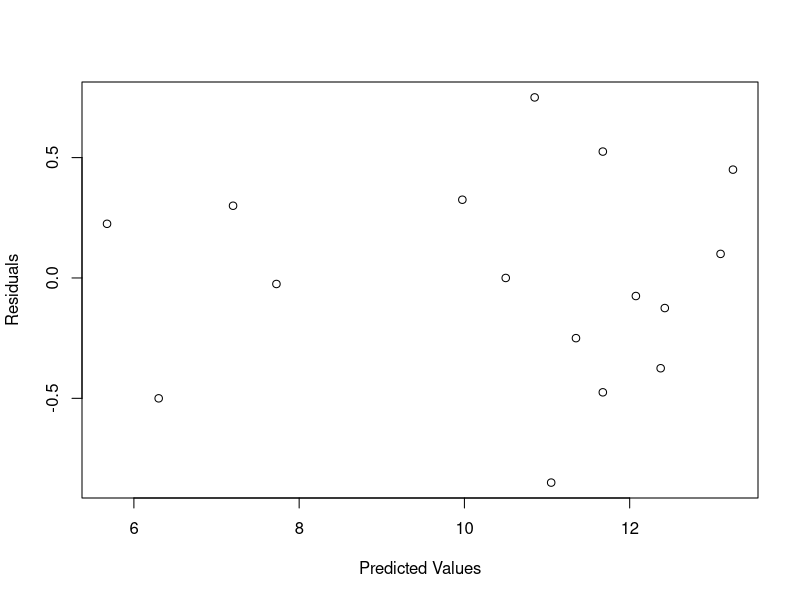

Recreate this plot in R. (Note: this script raises an error after producing the figure.)
#BIOL933, Lab 5
#Example 2, unreplicated Latin Square

#Read in, re-classify, and inspect the data
LS_dat <- read.csv("Data/Lab5ex2.csv")

#Inform R that Row and Col are factors
LS_dat<-as.data.frame(LS_dat)
LS_dat$Row<-as.factor(LS_dat$Row)
LS_dat$Col<-as.factor(LS_dat$Col)
LS_dat$Trtmt<-as.factor(LS_dat$Trtmt)
str(LS_dat, give.attr=F)

#The ANOVA
LS_mod<-lm(Response ~ Row + Col + Trtmt, LS_dat)
anova(LS_mod)

#TESTING ASSUMPTIONS
#Generate residual and predicted values
LS_dat$resids <- residuals(LS_mod)
LS_dat$preds <- predict(LS_mod)

#Look at a plot of residual vs. predicted values
plot(resids ~ preds, data = LS_dat,
     xlab = "Predicted Values",
     ylab = "Residuals")

#Perform a Shapiro-Wilk test for normality of residuals
shapiro.test(LS_dat$resids)

#Perform Levene's Test for homogenity of variances among treatment levels
library(car)
leveneTest(Response ~ Trtmt, data = LS_dat)

#Testing for significance of the Row*Col interaction
LS_RC_mod<-lm(Response ~ Row + Col, LS_dat)
RC_preds <- predict(LS_RC_mod)
LS_dat$RC_sqpreds <- RC_preds^2

LS_RC_Tukey_mod<-lm(Response ~ Row + Col + RC_sqpreds, LS_dat)
anova(LS_RC_Tukey_mod)

#Testing for significance of the Row*Trtmt interaction
LS_RT_mod<-lm(Response ~ Row + Trtmt, LS_dat)
RT_preds <- predict(LS_RT_mod)
LS_dat$RT_sqpreds <- RT_preds^2

LS_RT_Tukey_mod<-lm(Response ~ Row + Trtmt + RT_sqpreds, LS_dat)
anova(LS_RT_Tukey_mod)

#Testing for significance of the Col*Trtmt interaction
LS_CT_mod<-lm(Response ~ Col + Trtmt, LS_dat)
CT_preds <- predict(LS_CT_mod)
LS_dat$CT_sqpreds <- CT_preds^2

LS_CT_Tukey_mod<-lm(Response ~ Col + Trtmt + CT_sqpreds, LS_dat)
anova(LS_CT_Tukey_mod)

#Since all assumptions are met, feel free to continue the analysis (contrasts, separations, etc.)
#using the original model.  For example:

#Tukey HSD
Tukey <- HSD.test(LS_mod, "Trtmt") # not working

#Or, if you were using contrasts INSTEAD OF all pairwise comparisons:
#Contrast  'AB vs. CD'  (1, 1, -1, -1)
#Contrast  'A vs. B'  (1, -1, 0, 0)
#Contrast  'C vs. D'  (0, 0, 1, -1)

contrastmatrix<-cbind(c(1,1,1,-3), c(1,-1,0,0), c (0,0,1,-1))
contrasts(LS_dat$Trtmt)<-contrastmatrix

LS_contrast_mod<-aov(Response ~ Row + Col + Trtmt, LS_dat)
summary(LS_contrast_mod, split = list(Trtmt = list("AB vs CD" = 1, "A vs B" = 2, "C vs D" = 3))) 

LS_cont_mod<-lm(Response ~ Row + Col + Trtmt, LS_dat)
summary(LS_cont_mod)
